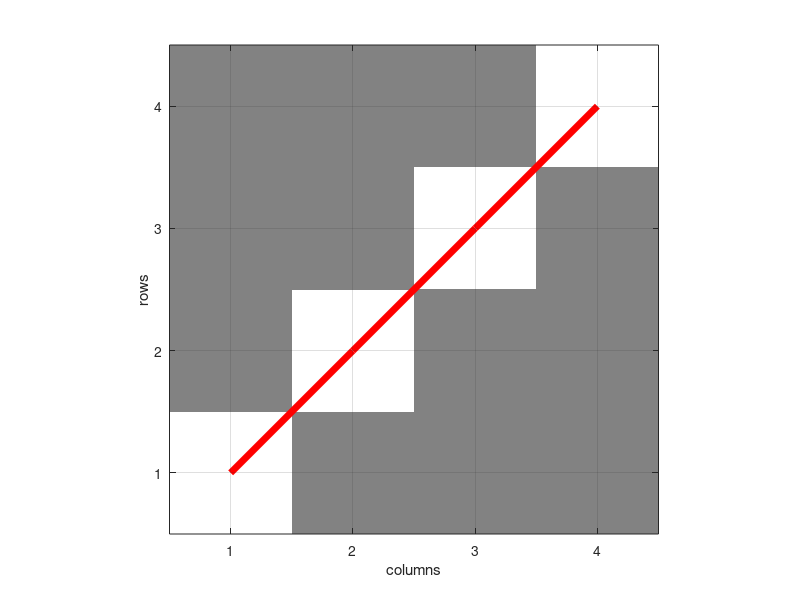

Write MATLAB code to recreate this figure. (Note: this script raises an error after producing the figure.)
%%                          Classes 2 - Introduction to image processing geometric transformations %%
%                                    -> Student: Irene Francisco Lopez %%


%% Example 1. Numbering of rows and columns of the image matrix.
    imshow (eye(4)*0.5+0.5,'InitialMagnification','fit') % imshow scales the image to fit
    axis on % display the axes lines
    grid on % display axes grid lines
    xlabel('columns') % label the x axis 
    ylabel('rows') % label y axis
    hold on % retain current plot to add new ones
    plot(1:4,1:4,'r','LineWidth',5) %plot(x,y,red color, width of line to set, width line set to 5)
    pause % stop execution till some key is pressed
    axis xy; % set axis limits

%% Example 2.Information about the image
    info = imfinfo('portrait.jpg'); % saved in info the image graphics

%% Example 3. Displaying the loaded image and information about figure
    L1=imread('portrait.jpg'); % saved in L1 the image read by imread
    figure(1); % figure(n) finds a figure with the Number property set to n (n = 1 in this case)
    imshow(L1); % displays the grayscale image L1 in a figure
    get(1); % to get all properties for the graphic object identified by 1

%%
%                       GEOMETRIC TRANSFORMATIONS
%
%% Example 4. Image shift with enlarged image area. The shift vector is given in the Cartesian system.
    m0=100;
    n0=160;
    L1=imread('portrait.jpg');  % saved in L1 the image read by imread
    figure(1); % figure(n) finds a figure with the Number property set to n (n = 1 in this case)
    imshow(L1) % displays the grayscale image L1 in a figure
    [m1,n1]=size(L1); % return the number of rows and colums separately
    L2=[zeros(m1,n0),L1;zeros(m0,(n0+n1))]; % image 2 is now shifted with enlarged image area
    figure(2); % figure(n) finds a figure with the Number property set to n (n = 2 in this case)
    imshow(L2) % displays the grayscale image L2 in a figure

%% Example 5. Rotation the image by a given angle while retaining its original surface.
    L1=imread('portrait.jpg'); % saved in L1 the image read by imread
    figure(1); % figure(n) finds a figure with the Number property set to n (n = 1 in this case)
    imshow(L1); % displays the grayscale image L1 in a figure
    L2a=imrotate(L1,-60,'crop'); % imrotate(image,angle,method) 
    figure(2); % figure(n) finds a figure with the Number property set to n (n = 2 in this case)
    imshow(L2a); % displays the grayscale image L2a in a figure